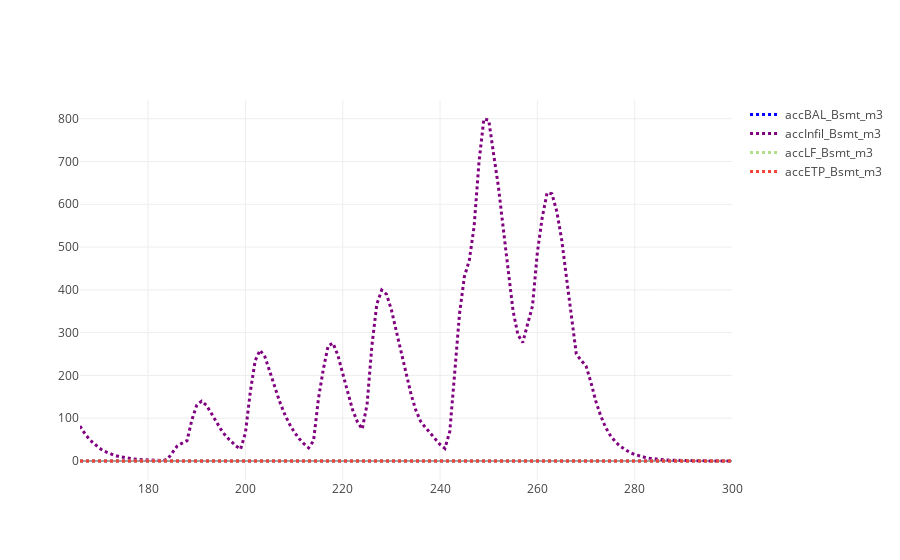

The notebook cell this image was saved under:
### Markdown cell above
## Water balance z3

### Code cell
ts = ['accBAL_Bsmt_m3', 'accInfil_Bsmt_m3', 'accLF_Bsmt_m3', 'accETP_Bsmt_m3', 
      # 'accBaseflow_m3'
     ]
data_z3 = []
for i in range(len(ts)):  # Append simulated components
    filename = "resW_" + ts[i] + ".tss"
    sim_pd = pd.read_table(sim_path + folder + back + filename, 
                            skiprows=4, delim_whitespace=True,
                            names=['Jdays', 'sim'],
                            header=None)
    
    sim = sim_pd.sim.tolist()
    trace = go.Scatter(
        x = x,
        y = sim,
        mode = 'lines',
        name = ts[i],
        line = dict(
            color = palette[i],
            width = 3,
            dash = 'dot')
    )
    data_z3.append(trace)

figname = "BalanceWaterZ3.png"
%matplotlib inline
import plotlycred

online = False
if online:
    # fig = py.iplot(data) 
    fig = go.Figure(data=data_z3)
    py.image.save_as(fig, filename=figname)
    # py.plot(fig, filename=figname) # Opens in web
else:
    fig = go.Figure(data=data_z3)
    iplot(fig)

### Figure 1 — Plotly figure (JSON) as saved in the notebook; plotly's stock layout.template omitted (floating-point values rounded to 4 significant figures; data arrays with more than 128 entries replaced by an {"elided": "..."} marker saying what was removed)
{"data": [{"line": {"color": "blue", "dash": "dot", "width": 3}, "mode": "lines", "name": "accBAL_Bsmt_m3", "type": "scatter", "x": {"elided": "135 int values"}, "y": {"elided": "195 float values"}}, {"line": {"color": "purple", "dash": "dot", "width": 3}, "mode": "lines", "name": "accInfil_Bsmt_m3", "type": "scatter", "x": {"elided": "135 int values"}, "y": {"elided": "195 float values"}}, {"line": {"color": "rgb(178,223,138)", "dash": "dot", "width": 3}, "mode": "lines", "name": "accLF_Bsmt_m3", "type": "scatter", "x": {"elided": "135 int values"}, "y": {"elided": "195 int values"}}, {"line": {"color": "#F44336", "dash": "dot", "width": 3}, "mode": "lines", "name": "accETP_Bsmt_m3", "type": "scatter", "x": {"elided": "135 int values"}, "y": {"elided": "195 int values"}}], "layout": {}}
